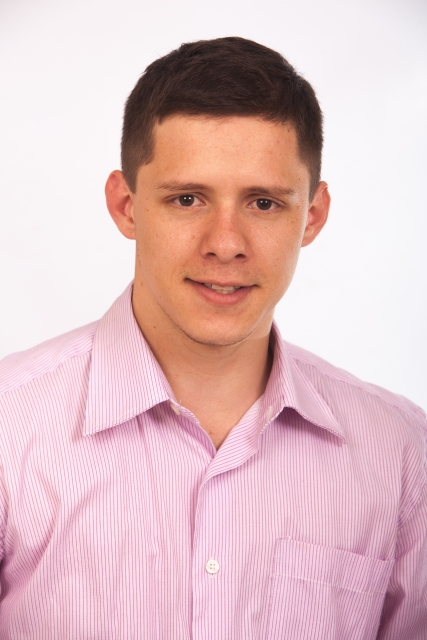
#> input picture OpenCV3_beginner/images/sample.jpg, 427 x 640 px, found by its file name
$ python perspective.py
#> lines starting #> are read from the running program, lines starting #| are printed output that depends on the picture
import cv2
import numpy as np

try:
    img = cv2.imread('C:/Source Codes/OpenCV3_beginner/images/sample.jpg')
#> img is the input picture: shape (640, 427, 3); mean B, G, R 194.7, 191.5, 224.3
    if img is None:
        print('ファイルを読み込めません．')
        import sys
        sys.exit()

    rows,cols = img.shape[:2]
#> rows = 640; cols = 427
    x0 = cols/4
#> x0 = 106.8
    x1 = (cols*3)/4
#> x1 = 320.2
    y0 = rows/4
#> y0 = 160
    y1 = (rows*3)/4
#> y1 = 480
    list_srcs = np.array([
        [x0,y0],
        [x0,y1],
        [x1,y1],
        [x1,y0]],dtype=np.float32)
    x_margin = cols/10
#> x_margin = 42.7
    y_margin = rows/10
#> y_margin = 64
    list_dsts = np.array([
        [x0+x_margin,y0+y_margin],
        list_srcs[1],
        list_srcs[2],
        [x1-x_margin,y0+y_margin]],dtype=np.float32)

    perspective_matrix = cv2.getPerspectiveTransform(list_srcs,list_dsts)
    dst = cv2.warpPerspective(img,perspective_matrix,(cols,rows))
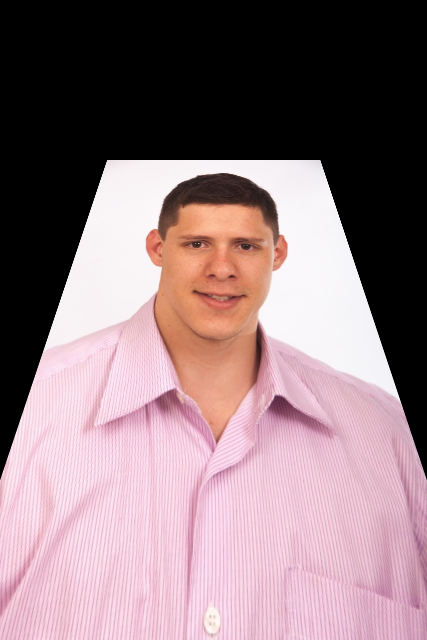
#> dst: shape (640, 427, 3); mean B, G, R 126.3, 121, 144.5
    cv2.imwrite('C:/Source Codes/OpenCV3_beginner/images/dst0.jpg',dst)
    cv2.imshow('dst0',dst)

    x_margin = cols/8
#> x_margin = 53.38
    y_margin = rows/8
#> y_margin = 80
    list_dsts = np.array([
        list_srcs[0],
        list_srcs[1],
        [x1-x_margin,y1-y_margin],
        [x1-x_margin,y0+y_margin]],dtype=np.float32)

    perspective_matrix = cv2.getPerspectiveTransform(list_srcs,list_dsts)
    dst = cv2.warpPerspective(img,perspective_matrix,(cols,rows))
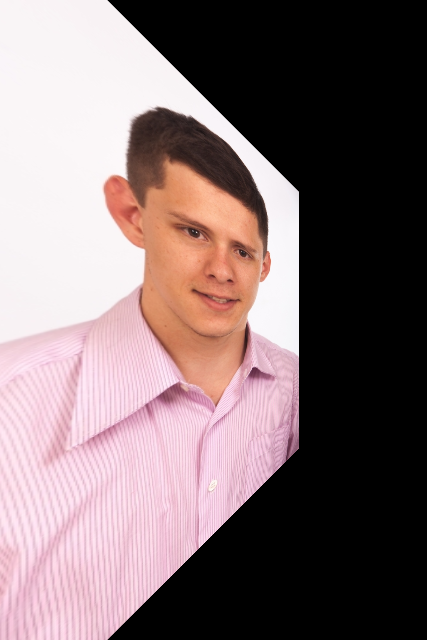
#> dst: shape (640, 427, 3); mean B, G, R 114.1, 112.3, 130.3
    cv2.imwrite('C:/Source Codes/OpenCV3_beginner/images/dst1.jpg',dst)
    cv2.imshow('dst1',dst)

    x_margin = cols/6
#> x_margin = 71.17
    y_margin = rows/6
#> y_margin = 106.7
    list_dsts = np.array([
        [x0+x_margin,y0+y_margin],
        list_srcs[1],
        [x1-x_margin,y1-y_margin],
        list_srcs[3]],dtype=np.float32)

    perspective_matrix = cv2.getPerspectiveTransform(list_srcs,list_dsts)
    dst = cv2.warpPerspective(img,perspective_matrix,(cols,rows))
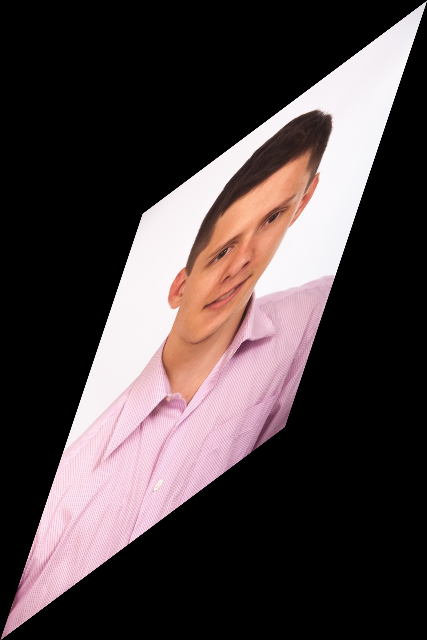
#> dst: shape (640, 427, 3); mean B, G, R 64.9, 63.8, 74.8
    cv2.imwrite('C:/Source Codes/OpenCV3_beginner/images/dst2.jpg',dst)
    cv2.imshow('dst2',dst)

    cv2.waitKey(0)
    cv2.destroyAllWindows()
except:
    import sys
    print ("Error:",sys.exc_info()[0])
    print(sys.exc_info()[1])
    import traceback
    print(traceback.format_tb(sys.exc_info()[2]))

$ run again, with OpenCV3_beginner/images/20230609.jpg copied over OpenCV3_beginner/images/sample.jpg
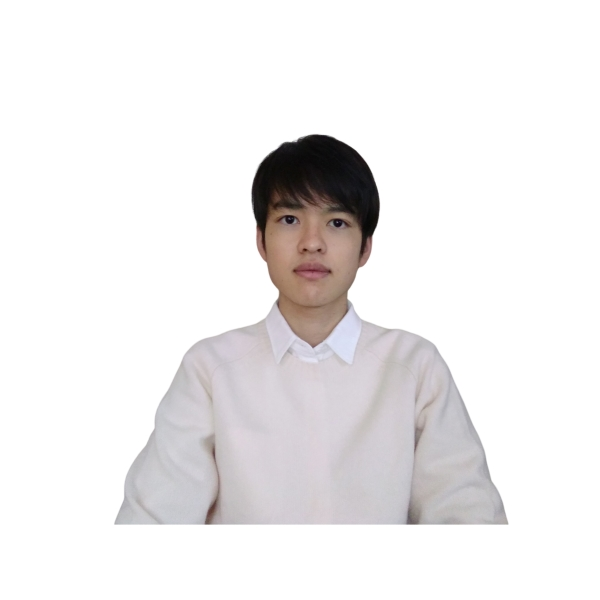
#> input picture OpenCV3_beginner/images/20230609.jpg, 600 x 600 px, found by its file name
#> img is the input picture: shape (600, 600, 3); mean B, G, R 236.2, 235.9, 237.8
#> `dst = cv2.warpPerspective(img,perspective_matrix,(cols,rows))`:
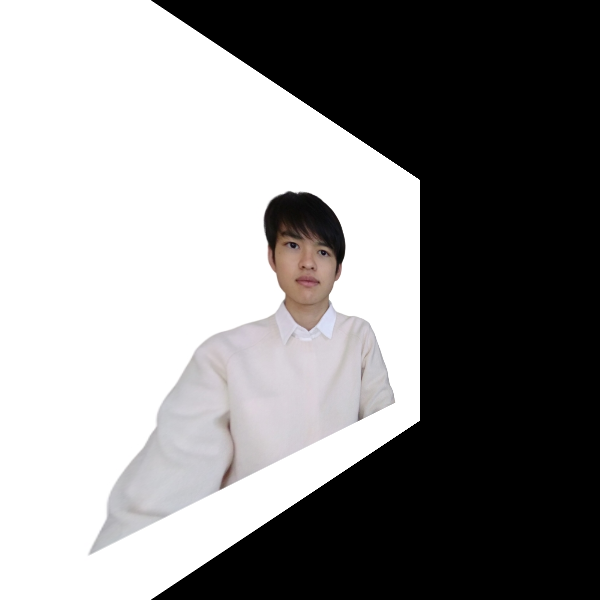
#> dst: shape (600, 600, 3); mean B, G, R 135.2, 135, 135.9
#> `dst = cv2.warpPerspective(img,perspective_matrix,(cols,rows))`:
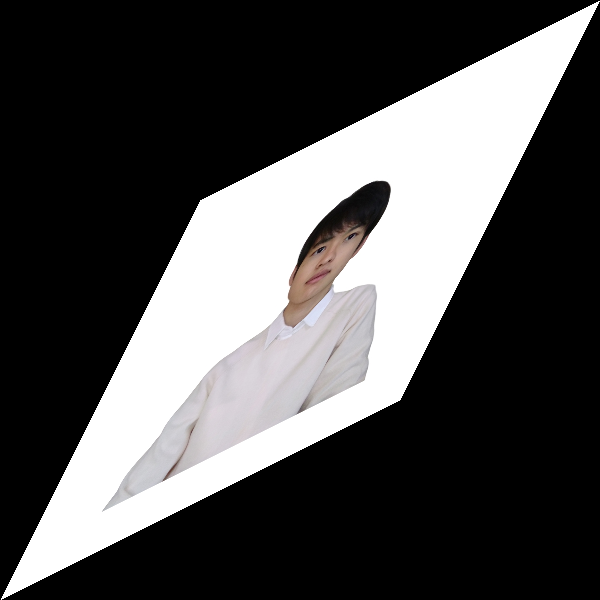
#> dst: shape (600, 600, 3); mean B, G, R 78.7, 78.6, 79.3
